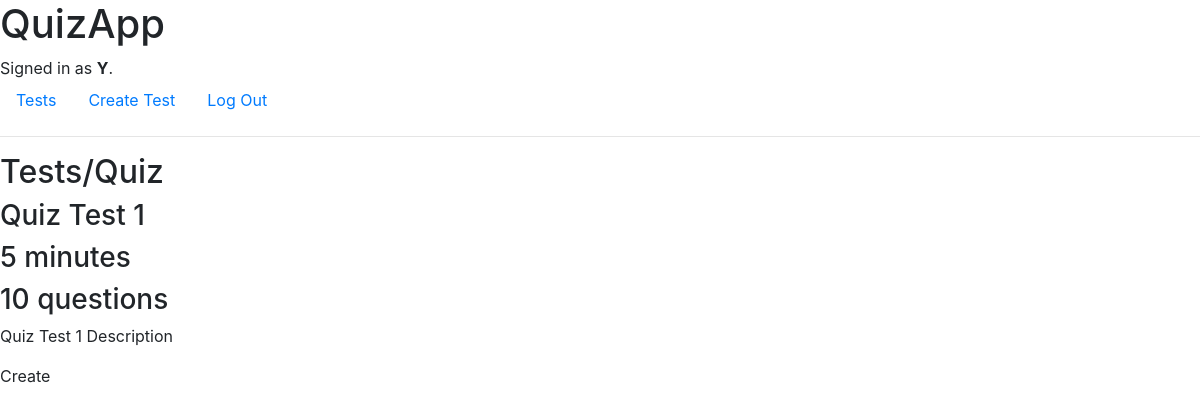
The page /test/1 (signed in) on the database its author committed.
### QuizApp/models.py (models this page shows)
class User(AbstractUser):
    pass

class Quiz(models.Model):
    user = models.ForeignKey(User, on_delete=models.CASCADE)
    title = models.CharField(max_length=200)
    description = models.CharField(max_length=1000)
    number_of_questions = models.IntegerField(default=1)
    duration = models.IntegerField(help_text="Duration in seconds", default=60)

### QuizApp/views.py (the view)
# urls.py: path("test/<int:test_id>", views.tests, name="test"),
@login_required(login_url='/login')
def tests(request, test_id):
    return render(request, "quizapp/test.html", {
        "test": Quiz.objects.get(id=test_id),
    })

### QuizApp/templates/QuizApp/test.html
{% extends "quizapp/layout.html" %}
{% block body %}
    <h2>Tests/Quiz</h2>
    <div>
        <h3>{{test.title}}</h3>
        <h3>{{test.duration}} minutes</h3>
        <h3>{{test.number_of_questions}} questions</h3>
        <p>{{test.description}}</p>
    </div>
    Create
{% endblock %}

### QuizApp/templates/QuizApp/layout.html (shortened to what this page needs)
{% load static %}
<!DOCTYPE html>
<html lang="en">
    <head>
        <link rel="stylesheet" href="https://stackpath.bootstrapcdn.com/bootstrap/4.4.1/css/bootstrap.min.css">
        <link rel="stylesheet" type="text/css" href="{% static 'quizapp/css/style.css' %}">
    </head>
    <body>
        <h1>QuizApp</h1>
        <div>
            {% if user.is_authenticated %}
                Signed in as <strong>{{ user.username }}</strong>.
            {% else %}
                Not signed in.
            {% endif %}
        </div>
        <ul class="nav">
            {% if user.is_authenticated %}
                <li class="nav-item">
                    <a class="nav-link" href="{% url 'index' %}">Tests</a>
                </li>
                <li class="nav-item">
                    <a href="{% url 'createtest' %}" class="nav-link">Create Test</a>
                </li>
                <li class="nav-item">
                    <a class="nav-link" href="{% url 'logout' %}">Log Out</a>
                </li>
            {% endif %}
        </ul>
        <hr>
        {% block body %}
        {% endblock %}
    </body>
</html>

### QuizApp/static/QuizApp/css/style.css (style rules this page uses)
html { box-sizing: border-box; }
*, *:before, *:after { box-sizing: inherit; }

### rows shown on the page
User: username "Y"
Quiz: title "Quiz Test 1", duration "5", number_of_questions "10", description "Quiz Test 1 Description"
